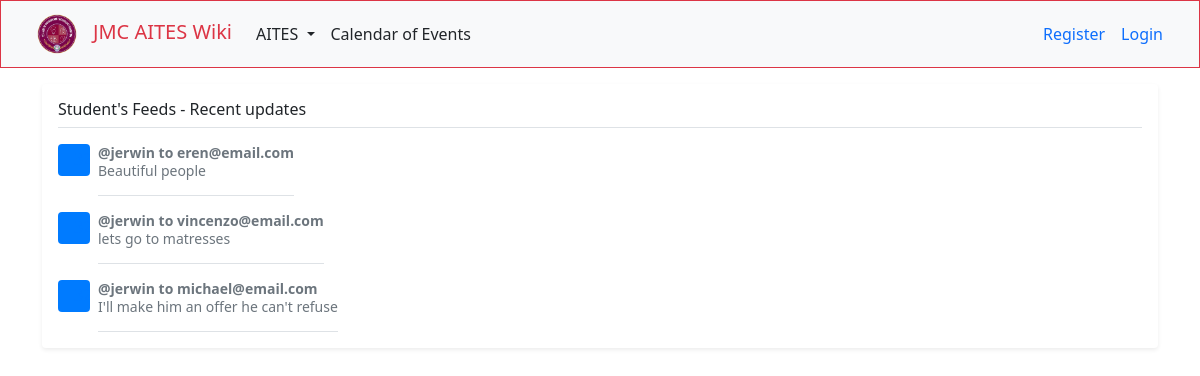
Before: / with the older database file.
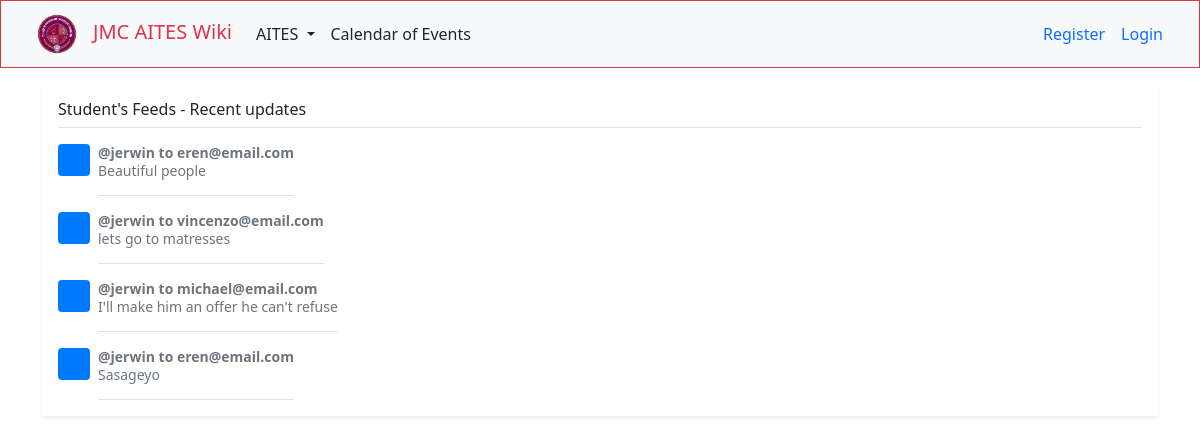
After: the same page with the newer database file.
### students/models.py (models this page shows, shortened)
class StudentComment(models.Model):
    student = models.ForeignKey(Student, on_delete=models.CASCADE, related_name='comments')
    name = models.CharField(max_length=100)
    email = models.EmailField(default='null')
    body = models.TextField(default='null')
    created_on = models.DateTimeField(default=now)
    active = models.BooleanField(default=True)
    class Meta:
        ordering = ['created_on']

class Student(models.Model):
    YEAR_LEVEL = [
        ('I','First Year'),
        ('II','Second Year'),
        ('III','Third Year'),
        ('IV','Fourth Year')
    ]
    fname = models.CharField(max_length=64, verbose_name='first name')
    lname = models.CharField(max_length=64, verbose_name='last name')
    birth_date = models.DateField(blank=True, null=True)
    student_program = models.ForeignKey(Program, on_delete = models.CASCADE, related_name="student_program", verbose_name='program')
    email = models.EmailField(unique=True, max_length=64, verbose_name='email')
    yearlevel = models.CharField(max_length=5, choices=YEAR_LEVEL, verbose_name='year level')
    user_image = models.ImageField(upload_to=image_path, default='profile_pic/default.jpg')
    def __str__(self):
        return f"{self.email}"

### users/views.py (the view)
# urls.py: path('', views.index, name ="home"),
def index(request):
    students = StudentComment.objects.all()
    return render(request, 'users/index.html', {
        'students' : students,
    })

### users/templates/users/index.html (shortened to what this page needs)
{% extends 'users/layout.html' %}
{% block body %}
{% include 'partials/_navbar.html' %}
<main class="container">
    <div class="my-3 p-3 bg-body rounded shadow-sm">
      <h6 class="border-bottom pb-2 mb-0"> Student's Feeds - Recent updates</h6>
      {% for student in students %}
      <div class="d-flex text-muted pt-3">
        <svg class="bd-placeholder-img flex-shrink-0 me-2 rounded" width="32" height="32" xmlns="http://www.w3.org/2000/svg" role="img" aria-label="Placeholder: 32x32" preserveAspectRatio="xMidYMid slice" focusable="false"><title>Placeholder</title><rect width="100%" height="100%" fill="#007bff"/><text x="50%" y="50%" fill="#007bff" dy=".3em">32x32</text></svg>
        <p class="pb-3 mb-0 small lh-sm border-bottom">
          <strong class="d-block text-gray-dark">@{{student.name}} to {{student.student}}</strong>
          {{student.body}}
        </p>
      </div>
      {% endfor %}
    </div>
  </main>
{% endblock %}

Changed rows visible on the page:
added StudentComment: name "jerwin", student "eren@email.com", body "Sasageyo"
